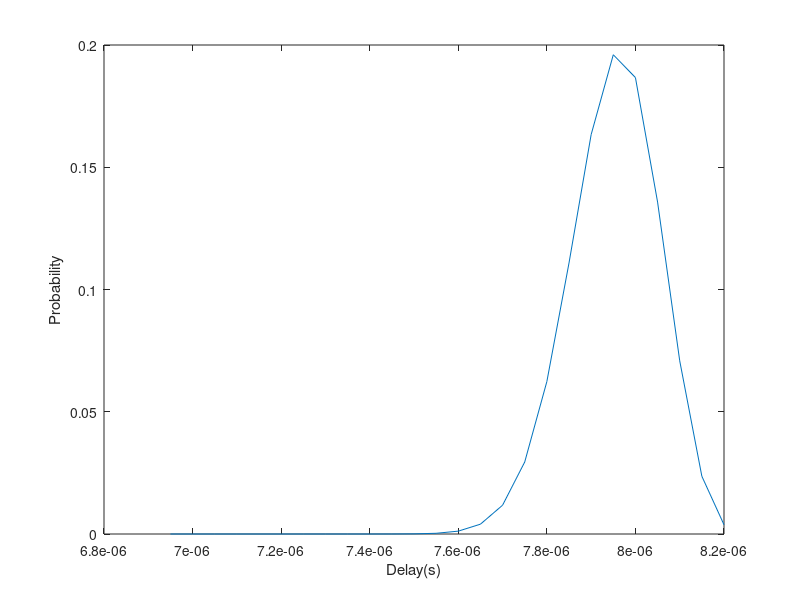

The MATLAB script that drew this image:
cycles=139:1:164;
P=cycles-139+1;
delay=cycles*1/(20e6)

for i=1:26
    Pdist(i)=nchoosek(25,i-1)*(4/5)^(i-1)*(1/5)^(25-i+1);
    
end
sum(Pdist);
cdf(1)=0
for i=2:26
    cdf(i)=cdf(i-1)+Pdist(i-1)
end

% plot(delay,cdf)
% xlabel('Delay(s)')
% ylabel('Cumulative Density')

%===================
plot(delay,Pdist)
xlabel('Delay(s)')
ylabel('Probability')

max(delay)
min(delay)
max(delay)-min(delay)
0.9*(max(delay)-min(delay))

tint=83:93
intdelay=tint/20e6
for i=1:11
    Pint(i)=nchoosek(10,i-1)*(4/5)^(i-1)*(1/5)^(10-i+1);
end
max(intdelay)
min(intdelay)
% plot(cycles,Pdist)
% xlabel('Cycles')
% ylabel('Probability')
delay_inte=delay*1e9;
intdelay_inte=intdelay*1e9;

for i=1:26
    for j=1:11
       
        prob_matrix(i,j)=cycles(i)/(1e-3*20e6-tint(j))*Pdist(i)*Pint(j);
    end
end


